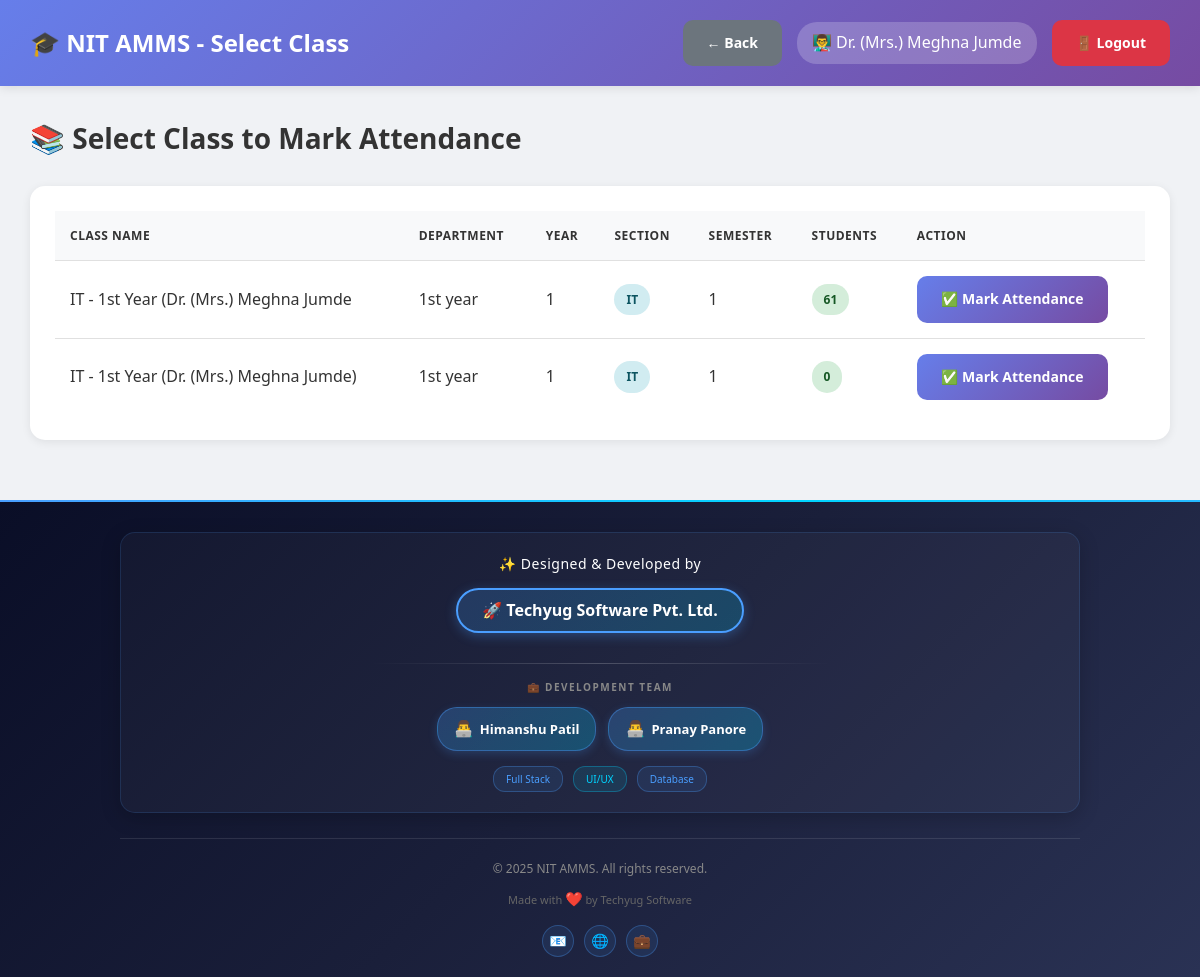
Screenshot of /teacher/select_class.php (signed in) with the database file from the repository.
### tables this page shows
CREATE TABLE `users` (
  `id` int(11) NOT NULL,
  `username` varchar(50) NOT NULL,
  `password` varchar(255) NOT NULL,
  `full_name` varchar(100) NOT NULL,
  `email` varchar(100) NOT NULL,
  `phone` varchar(15) DEFAULT NULL,
  `photo` varchar(255) DEFAULT NULL,
  `role` enum('admin','hod','teacher') NOT NULL,
  `department_id` int(11) DEFAULT NULL,
  `joining_year` varchar(20) DEFAULT NULL,
  `is_active` tinyint(1) DEFAULT 1,
  `created_at` timestamp NOT NULL DEFAULT current_timestamp()
);

CREATE TABLE `classes` (
  `id` int(11) NOT NULL,
  `class_name` varchar(100) NOT NULL,
  `department_id` int(11) NOT NULL,
  `year` int(11) NOT NULL,
  `section` varchar(10) NOT NULL,
  `teacher_id` int(11) NOT NULL,
  `semester` int(11) NOT NULL,
  `academic_year` varchar(20) NOT NULL,
  `created_at` timestamp NOT NULL DEFAULT current_timestamp()
);

CREATE TABLE `departments` (
  `id` int(11) NOT NULL,
  `dept_name` varchar(100) NOT NULL,
  `dept_code` varchar(20) NOT NULL,
  `hod_id` int(11) DEFAULT NULL,
  `created_at` timestamp NOT NULL DEFAULT current_timestamp()
);

### db.php (called while the page is built, shortened)
<?php
$conn = new mysqli(DB_HOST, DB_USER, DB_PASS, DB_NAME);
$conn->set_charset("utf8mb4");
$conn->query("SET time_zone = '+05:30'");
function isLoggedIn() {
    return isset($_SESSION['user_id']) && isset($_SESSION['role']);
}
function getCurrentUser() {
    global $conn;
    $user_id = $_SESSION['user_id'];
    $role = $_SESSION['role'];
    if ($role === 'student') {
        $query = "SELECT * FROM students WHERE id = ?";
    } elseif ($role === 'parent') {
        $query = "SELECT * FROM parents WHERE id = ?";
    } else {
        $query = "SELECT * FROM users WHERE id = ?";
    }
    $stmt = $conn->prepare($query);
    $stmt->bind_param("i", $user_id);
    $stmt->execute();
    $result = $stmt->get_result();
    return $result->fetch_assoc();
}
?>

### teacher/select_class.php (the view, shortened to what this page needs)
<?php
require_once '../db.php';
$user = getCurrentUser();
$teacher_id = $_SESSION['user_id'];
$classes_query = "SELECT c.*, d.dept_name,
                  (SELECT COUNT(*) FROM students WHERE class_id = c.id AND is_active = 1) as student_count
                  FROM classes c
                  LEFT JOIN departments d ON c.department_id = d.id
                  WHERE c.teacher_id = $teacher_id
                  ORDER BY c.class_name";
$classes = $conn->query($classes_query);
?>
<!DOCTYPE html>
<html lang="en">
<head>
    <link rel="stylesheet" href="../assets/style.css">
</head>
<body class="dashboard-container">
    <nav class="navbar">
        <div>
            <h1>🎓 NIT AMMS - Select Class</h1>
        </div>
        <div class="user-info">
            <a href="index.php" class="btn btn-secondary">← Back</a>
            <span>👨‍🏫 <?php echo htmlspecialchars($user['full_name']); ?></span>
            <a href="../logout.php" class="btn btn-danger">🚪 Logout</a>
        </div>
    </nav>
    <div class="main-content">
        <h2>📚 Select Class to Mark Attendance</h2>
        <div class="table-container">
            <table>
                <thead>
                    <tr>
                        <th>Class Name</th>
                        <th>Department</th>
                        <th>Year</th>
                        <th>Section</th>
                        <th>Semester</th>
                        <th>Students</th>
                        <th>Action</th>
                    </tr>
                </thead>
                <tbody>
                    <?php if ($classes->num_rows > 0): ?>
                        <?php while ($class = $classes->fetch_assoc()): ?>
                        <tr>
                            <td><?php echo htmlspecialchars($class['class_name']); ?></td>
                            <td><?php echo htmlspecialchars($class['dept_name']); ?></td>
                            <td><?php echo $class['year']; ?></td>
                            <td><span class="badge badge-info"><?php echo htmlspecialchars($class['section']); ?></span></td>
                            <td><?php echo $class['semester']; ?></td>
                            <td><span class="badge badge-success"><?php echo $class['student_count']; ?></span></td>
                            <td>
                                <a href="mark_attendance.php?class_id=<?php echo $class['id']; ?>"
                                   class="btn btn-primary">
                                    ✅ Mark Attendance
                                </a>
                            </td>
                        </tr>
                        <?php endwhile; ?>
                    <?php endif; ?>
                </tbody>
            </table>
        </div>
    </div>
    <div style="background: linear-gradient(135deg, #0a0e27 0%, #1a1f3a 50%, #2a3254 100%); position: relative; overflow: hidden;">
        <div style="height: 2px; background: linear-gradient(90deg, #4a9eff, #00d4ff, #4a9eff, #00d4ff); background-size: 200% 100%;"></div>
        <div style="max-width: 1000px; margin: 0 auto; padding: 30px 20px 20px;">
            <div style="background: rgba(255, 255, 255, 0.03); padding: 20px 20px; border-radius: 15px; border: 1px solid rgba(74, 158, 255, 0.15); text-align: center; box-shadow: 0 5px 20px rgba(0, 0, 0, 0.2);">
                <p style="color: #ffffff; font-size: 14px; margin: 0 0 12px; font-weight: 500; letter-spacing: 0.5px; font-family: 'Segoe UI', Tahoma, Geneva, Verdana, sans-serif;">✨ Designed & Developed by</p>
                <a href="https://himanshufullstackdeveloper.github.io/techyugsoftware/" style="display: inline-block; color: #ffffff; font-size: 16px; font-weight: 700; text-decoration: none; padding: 8px 24px; border: 2px solid #4a9eff; border-radius: 30px; background: linear-gradient(135deg, rgba(74, 158, 255, 0.2), rgba(0, 212, 255, 0.2)); box-shadow: 0 3px 12px rgba(74, 158, 255, 0.3); margin-bottom: 15px; font-family: 'Segoe UI', Tahoma, Geneva, Verdana, sans-serif;">
                    🚀 Techyug Software Pvt. Ltd.
                </a>
                <div style="width: 50%; height: 1px; background: linear-gradient(90deg, transparent, rgba(255, 255, 255, 0.2), transparent); margin: 15px auto;"></div>
                <p style="color: #888; font-size: 10px; margin: 0 0 12px; text-transform: uppercase; letter-spacing: 1.5px; font-weight: 600; font-family: 'Segoe UI', Tahoma, Geneva, Verdana, sans-serif;">💼 Development Team</p>
                <div style="display: flex; justify-content: center; gap: 12px; flex-wrap: wrap; margin-top: 12px;">
                    <a href="https://himanshufullstackdeveloper.github.io/portfoilohimanshu/" style="color: #ffffff; font-size: 13px; text-decoration: none; padding: 8px 16px; background: linear-gradient(135deg, rgba(74, 158, 255, 0.25), rgba(0, 212, 255, 0.25)); border-radius: 20px; border: 1px solid rgba(74, 158, 255, 0.4); display: inline-flex; align-items: center; gap: 6px; box-shadow: 0 3px 10px rgba(74, 158, 255, 0.2); font-family: 'Segoe UI', Tahoma, Geneva, Verdana, sans-serif;">
                        <span style="font-size: 16px;">👨‍💻</span>
                        <span style="font-weight: 600;">Himanshu Patil</span>
                    </a>
                    <a href="https://devpranaypanore.github.io/Pranaypanore-live-.html/" style="color: #ffffff; font-size: 13px; text-decoration: none; padding: 8px 16px; background: linear-gradient(135deg, rgba(74, 158, 255, 0.25), rgba(0, 212, 255, 0.25)); border-radius: 20px; border: 1px solid rgba(74, 158, 255, 0.4); display: inline-flex; align-items: center; gap: 6px; box-shadow: 0 3px 10px rgba(74, 158, 255, 0.2); font-family: 'Segoe UI', Tahoma, Geneva, Verdana, sans-serif;">
                        <span style="font-size: 16px;">👨‍💻</span>
                        <span style="font-weight: 600;">Pranay Panore</span>
                    </a>
                </div>
                <div style="margin-top: 15px; display: flex; justify-content: center; gap: 10px; flex-wrap: wrap;">
                    <span style="color: #4a9eff; font-size: 10px; padding: 4px 12px; background: rgba(74, 158, 255, 0.1); border-radius: 12px; border: 1px solid rgba(74, 158, 255, 0.3); font-family: 'Segoe UI', Tahoma, Geneva, Verdana, sans-serif;">Full Stack</span>
                    <span style="color: #00d4ff; font-size: 10px; padding: 4px 12px; background: rgba(0, 212, 255, 0.1); border-radius: 12px; border: 1px solid rgba(0, 212, 255, 0.3); font-family: 'Segoe UI', Tahoma, Geneva, Verdana, sans-serif;">UI/UX</span>
                    <span style="color: #4a9eff; font-size: 10px; padding: 4px 12px; background: rgba(74, 158, 255, 0.1); border-radius: 12px; border: 1px solid rgba(74, 158, 255, 0.3); font-family: 'Segoe UI', Tahoma, Geneva, Verdana, sans-serif;">Database</span>
                </div>
            </div>
            <div style="margin-top: 25px; padding-top: 20px; border-top: 1px solid rgba(255, 255, 255, 0.1); text-align: center;">
                <p style="color: #888; font-size: 12px; margin: 0 0 10px; font-family: 'Segoe UI', Tahoma, Geneva, Verdana, sans-serif;">© 2025 NIT AMMS. All rights reserved.</p>
                <p style="color: #666; font-size: 11px; margin: 0; font-family: 'Segoe UI', Tahoma, Geneva, Verdana, sans-serif;">
                    Made with <span style="color: #ff4757; font-size: 14px;">❤️</span> by Techyug Software
                </p>
                <div style="margin-top: 15px; display: flex; justify-content: center; gap: 10px;">
                    <a href="#" style="width: 32px; height: 32px; display: inline-flex; align-items: center; justify-content: center; background: rgba(74, 158, 255, 0.1); border: 1px solid rgba(74, 158, 255, 0.3); border-radius: 50%; color: #4a9eff; text-decoration: none; font-size: 14px;">📧</a>
                    <a href="#" style="width: 32px; height: 32px; display: inline-flex; align-items: center; justify-content: center; background: rgba(74, 158, 255, 0.1); border: 1px solid rgba(74, 158, 255, 0.3); border-radius: 50%; color: #4a9eff; text-decoration: none; font-size: 14px;">🌐</a>
                    <a href="#" style="width: 32px; height: 32px; display: inline-flex; align-items: center; justify-content: center; background: rgba(74, 158, 255, 0.1); border: 1px solid rgba(74, 158, 255, 0.3); border-radius: 50%; color: #4a9eff; text-decoration: none; font-size: 14px;">💼</a>
                </div>
            </div>
        </div>
    </div>
</body>
</html>

### assets/style.css (style rules this page uses)
* { margin: 0; padding: 0; box-sizing: border-box; }
body { font-family: 'Segoe UI', Tahoma, Geneva, Verdana, sans-serif; background: linear-gradient(135deg, #667eea 0%, #764ba2 50%, #f093fb 100%); color: #333; line-height: 1.6; }
.btn { padding: 12px 24px; border: none; border-radius: 10px; font-size: 14px; font-weight: 600; cursor: pointer; transition: all 0.3s ease; text-decoration: none; display: inline-block; text-align: center; }
.btn-primary { background: linear-gradient(135deg, #667eea 0%, #764ba2 100%); color: white; }
.btn-danger { background: #dc3545; color: white; }
.btn-secondary { background: #6c757d; color: white; }
.dashboard-container { background: #f0f2f5; min-height: 100vh; }
.navbar { background: linear-gradient(135deg, #667eea 0%, #764ba2 100%); color: white; padding: 20px 30px; display: flex; justify-content: space-between; align-items: center; box-shadow: 0 2px 10px rgba(0, 0, 0, 0.1); position: sticky; top: 0; z-index: 100; }
.navbar h1 { font-size: 24px; font-weight: 600; }
.navbar .user-info { display: flex; align-items: center; gap: 15px; }
.navbar .user-info span { background: rgba(255, 255, 255, 0.2); padding: 8px 15px; border-radius: 20px; }
.main-content { padding: 30px; max-width: 1400px; margin: 0 auto; }
.main-content h2 { margin-bottom: 25px; color: #333; font-size: 28px; }
.table-container { background: white; border-radius: 15px; padding: 25px; box-shadow: 0 2px 10px rgba(0, 0, 0, 0.08); overflow-x: auto; margin-bottom: 30px; }
table { width: 100%; border-collapse: collapse; }
table thead { background: #f8f9fa; }
table th, table td { padding: 15px; text-align: left; border-bottom: 1px solid #e0e0e0; }
table th { font-weight: 600; color: #333; text-transform: uppercase; font-size: 12px; letter-spacing: 0.5px; }
table tr:last-child td { border-bottom: none; }
.badge { padding: 6px 12px; border-radius: 20px; font-size: 12px; font-weight: 600; display: inline-block; }
.badge-success { background: #d4edda; color: #155724; }
.badge-info { background: #d1ecf1; color: #0c5460; }

### rows the page displays
users: full_name "Dr. (Mrs.) Meghna Jumde"
classes: class_name "IT - 1st Year (Dr. (Mrs.) Meghna Jumde", department.dept_name "1st year", year "1", section "IT", semester "1", student_count "61"
classes: class_name "IT - 1st Year (Dr. (Mrs.) Meghna Jumde)", department.dept_name "1st year", year "1", section "IT", semester "1", student_count "0"
